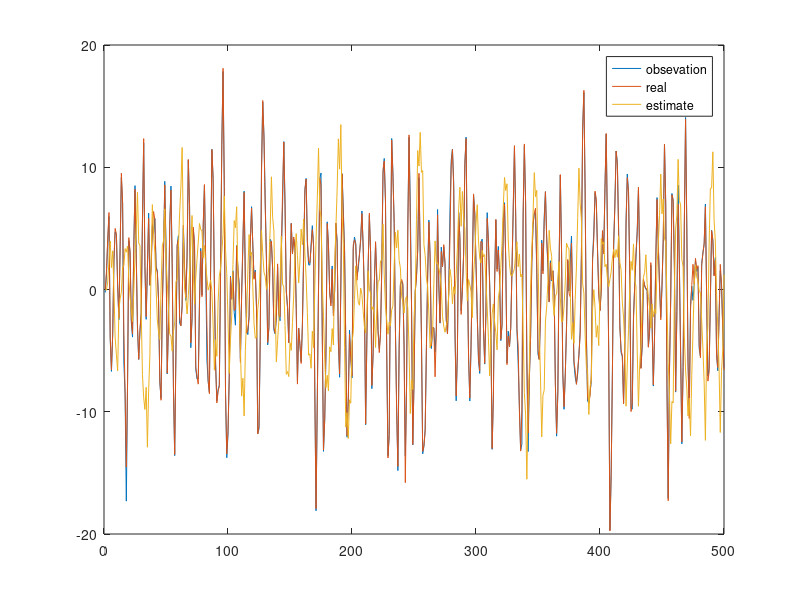
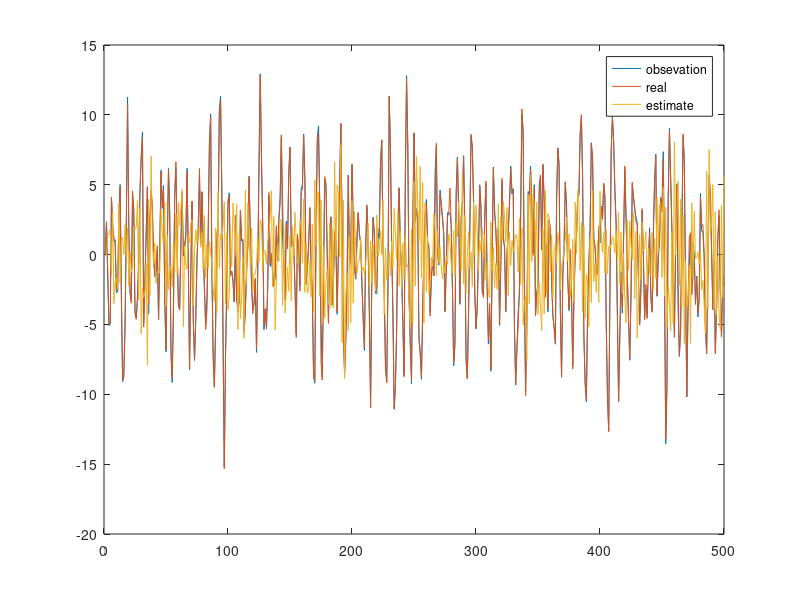
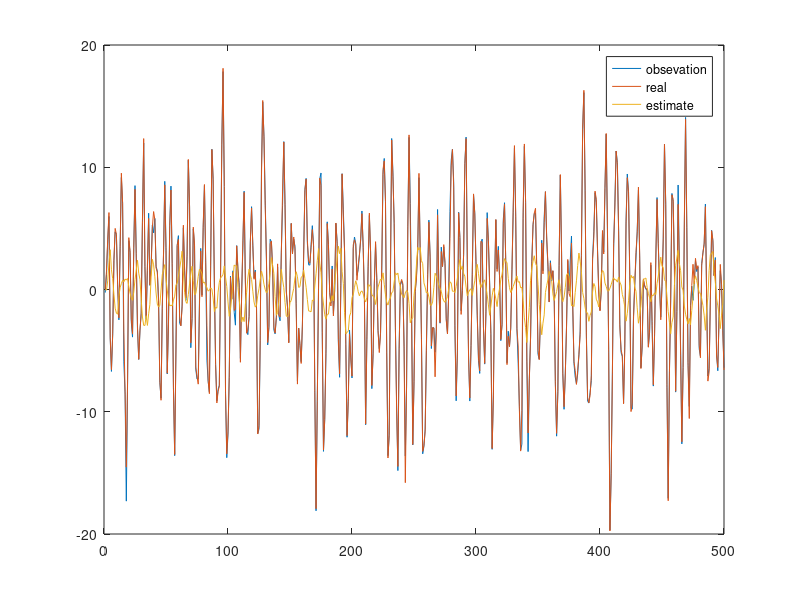
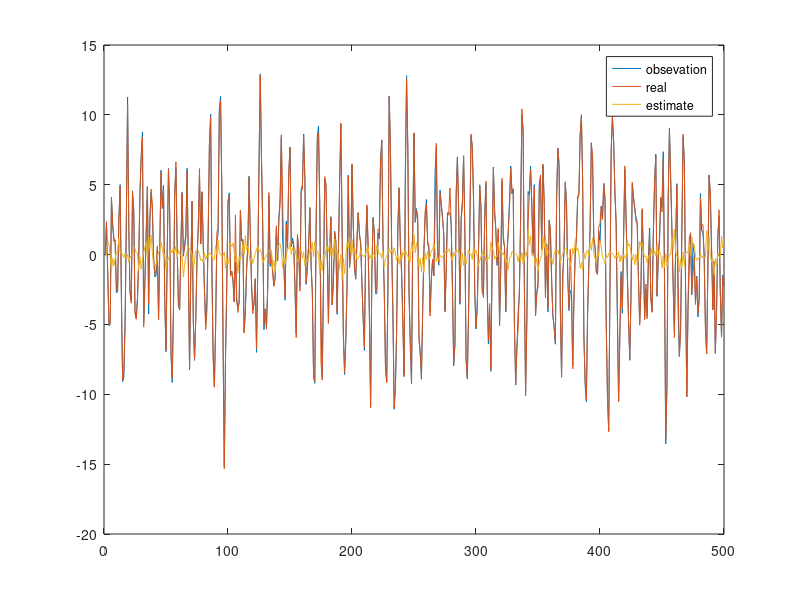

Write the MATLAB code that produced these figures, in order. (Note: this script raises an error after producing the figures.)
clear;
clc;

%%%%%%%%  Gaussian Noise  %%%%%%%%%%%%%
load NoiseGaussianData3dim_99pc.mat
NoiseGaussianData3dim = random_noise_data;
load NoiseGaussianData2dim_99pc.mat
NoiseGaussianData2dim = random_noise_data;

N = length(NoiseGaussianData2dim);

F = [0 1 0; 0 0 1; 0.2 -0.9 1.3];
Q = [5 0 -1; 0 5 0; -1 0 5];
H = [1.2 1.5 -0.9; -1 0.8 1.1];
R = [5 -2; -2 5];

x(:,1) = [0; 0; 0];
y(:,1) = H*x(:,1)+NoiseGaussianData2dim(:,1);
y_real(:,1) = H*x(:,1);

for i = 1:N-1
    x(:,i+1) = F*x(:,i)+NoiseGaussianData3dim(:,i);
    y(:,i+1) = H*x(:,i+1)+NoiseGaussianData2dim(:,i);
    y_real(:,i+1) = H*x(:,i+1);
end



%%%%%%%%%  KalmanFilter (confidence=99%)  %%%%%%%%%

Sigma_3Dim = 0.000675*[5 0 -1; 0 5 0; -1 0 5];
Sigma_2Dim = 0.01*[5 -2; -2 5];

x_hat(:,1) = [0; 0; 0];
y_hat(:,1) = H*x_hat(:,1);
P(:,:,1) = [10 0 0; 0 10 0; 0 0 10];
for i = 1:N-1
    x_hat(:,i+1) = F*x_hat(:,i);
    P(:,:,i+1) = F*P(:,:,i)*F'+Sigma_3Dim;
    K(:,:,i+1) = P(:,:,i+1)*H'*inv(H*P(:,:,i+1)*H'+Sigma_2Dim);
    x_hat(:,i+1) = x_hat(:,i+1)+K(:,:,i+1)*(y(i+1)-H*x_hat(:,i+1));
    P(:,:,i+1) = (eye(3,3)-K(:,:,i+1)*H)*P(:,:,i+1);
    y_hat(:,i+1) = H*x_hat(:,i+1);
end

figure(1)
plot(y(1,:)); hold on;
plot(y_real(1,:)); hold on;
plot(y_hat(1,:)); hold off;
legend('obsevation','real','estimate');
figure(2)
plot(y(2,:)); hold on;
plot(y_real(2,:)); hold on;
plot(y_hat(2,:)); hold off;
legend('obsevation','real','estimate');



%%%%%%%%%  KalmanFilter (confidence=90%)  %%%%%%%%%

Sigma_3Dim = 0.00072*[5 0 -1; 0 5 0; -1 0 5];
Sigma_2Dim = 0.2*[5 -2; -2 5];

x_hat(:,1) = [0; 0; 0];
y_hat(:,1) = H*x_hat(:,1);
P(:,:,1) = [10 0 0; 0 10 0; 0 0 10];
for i = 1:N-1
    x_hat(:,i+1) = F*x_hat(:,i);
    P(:,:,i+1) = F*P(:,:,i)*F'+Sigma_3Dim;
    K(:,:,i+1) = P(:,:,i+1)*H'*inv(H*P(:,:,i+1)*H'+Sigma_2Dim);
    x_hat(:,i+1) = x_hat(:,i+1)+K(:,:,i+1)*(y(i+1)-H*x_hat(:,i+1));
    P(:,:,i+1) = (eye(3,3)-K(:,:,i+1)*H)*P(:,:,i+1);
    y_hat(:,i+1) = H*x_hat(:,i+1);
end

figure(3)
plot(y(1,:)); hold on;
plot(y_real(1,:)); hold on;
plot(y_hat(1,:)); hold off;
legend('obsevation','real','estimate');
figure(4)
plot(y(2,:)); hold on;
plot(y_real(2,:)); hold on;
plot(y_hat(2,:)); hold off;
legend('obsevation','real','estimate');


%%%%%%%%%  set membership filter (minimal Volume) %%%%%%%%%
P(:,:,1) = [10 0 0; 0 10 0; 0 0 10];
x_hat(:,1) = [0; 0; 0];
y_hat(:,1) = H*x_hat(:,1);
syms q_solve p_solve
for i = 1:N-1

    %%%% state update %%%%%
    x_hat(:,i+1) = F*x_hat(:,i);

    %%%%%% minimal volum p  %%%%%%%%%%%
    n = 3;
    Q1 = F*P(:,:,i)*F';
    Q2 = Q;
    eigenvalue = eig(Q1*inv(Q2));
    eqn = 1/(eigenvalue(1)+p_solve)+1/(eigenvalue(2)+p_solve)+1/(eigenvalue(3)+p_solve) == n/p_solve/(p_solve+1);
    p_ = double(solve(eqn,p_solve));
    index = find(p_>0,1);
    p = p_(index);    

    %%%%%% matrix updata %%%%%%%
    P(:,:,i+1) = (1/p+1)*F*P(:,:,i)*F'+(p+1)*Q;

    %%%%%% minimal volum p  %%%%%%%%%%%
    n = 3;
    e(:,i+1) = y(:,i+1)-H*x_hat(:,i+1);
    criteria = n*(1-e(:,i+1)'*inv(R)*e(:,i+1))-trace(P(:,:,i+1)*H'*inv(R)*H);
    if criteria > 0
        q = 0;
    else
        rank(P(:,:,i+1)*H'*inv(R)*H);
        eigenvalue = eig(P(:,:,i+1)*H'*inv(R)*H);
        beta_d = 1-e(:,i+1)'*inv(q_solve^(-1)*R+H*P(:,:,i+1)*H')*q_solve^(-2)*R*inv(q_solve^(-1)*R+H*P(:,:,i+1)*H')*e(:,i+1);
        beta = 1+q_solve-e(:,i+1)'*inv(1/q_solve*R+H*P(:,:,i+1)*H')*e(:,i+1);
        eqn = eigenvalue(1)/(1+q_solve*eigenvalue(1))+eigenvalue(2)/(1+q_solve*eigenvalue(2)) == n*beta_d/beta;
%         eqn = 1/(eigenvalue(1)+q_solve)+1/(eigenvalue(2)+q_solve) == n*beta_d/beta;
        q_ = double(solve(eqn,q_solve));
        index = find(q_>0,1);
        q = q_(index);
    end

    %%%%%% obsevation update %%%%
    L(:,:,i+1) = P(:,:,i+1)*H'*inv(H*P(:,:,i+1)*H'+1/q*R);
%     e(:,i+1) = z_real(:,i+1)-H*x_hat(:,i+1);
    x_hat(:,i+1) = x_hat(:,i+1)+L(:,:,i+1)*e(:,i+1);
    beta = 1+q-e(:,i+1)'*inv(1/q*R+H*P(:,:,i+1)*H')*e(:,i+1);
    P(:,:,i+1) = beta*((eye(3,3)-L(:,:,i+1)*H)*P(:,:,i+1)*(eye(3,3)-L(:,:,i+1)*H)'+1/q*L(:,:,i+1)*R*L(:,:,i+1)');

    y_hat(:,i+1) = H*x_hat(:,i+1);

end

figure(5)
plot(y(1,:)); hold on;
plot(y_real(1,:)); hold on;
plot(y_hat(1,:)); hold off;
legend('obsevation','real','estimate');
figure(6)
plot(y(2,:)); hold on;
plot(y_real(2,:)); hold on;
plot(y_hat(2,:)); hold off;
legend('obsevation','real','estimate');
























